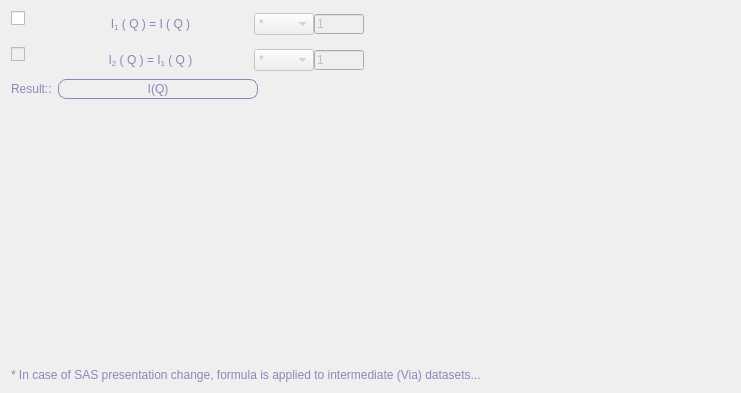
         <widget class="QWidget" name="page_3">
          <property name="geometry">
           <rect>
            <x>0</x>
            <y>0</y>
            <width>741</width>
            <height>393</height>
           </rect>
          </property>
          <attribute name="label">
           <string>Mathematic</string>
          </attribute>
          <layout class="QVBoxLayout" name="verticalLayout_13">
           <item>
            <layout class="QHBoxLayout" name="horizontalLayout_4">
             <item>
              <layout class="QFormLayout" name="formLayout">
               <property name="horizontalSpacing">
                <number>20</number>
               </property>
               <property name="verticalSpacing">
                <number>10</number>
               </property>
               <property name="rightMargin">
                <number>5</number>
               </property>
               <item row="0" column="0">
                <widget class="QCheckBox" name="checkBoxMath">
                 <property name="text">
                  <string/>
                 </property>
                </widget>
               </item>
               <item row="0" column="1">
                <layout class="QHBoxLayout" name="_14">
                 <property name="leftMargin">
                  <number>2</number>
                 </property>
                 <property name="topMargin">
                  <number>2</number>
                 </property>
                 <property name="rightMargin">
                  <number>2</number>
                 </property>
                 <property name="bottomMargin">
                  <number>2</number>
                 </property>
                 <item>
                  <widget class="QLabel" name="textLabelPresVia_2">
                   <property name="minimumSize">
                    <size>
                     <width>105</width>
                     <height>0</height>
                    </size>
                   </property>
                   <property name="palette">
                    <palette>
                     <active>
                      <colorrole role="WindowText">
                       <brush brushstyle="SolidPattern">
                        <color alpha="255">
                         <red>137</red>
                         <green>137</green>
                         <blue>183</blue>
                        </color>
                       </brush>
                      </colorrole>
                     </active>
                     <inactive>
                      <colorrole role="WindowText">
                       <brush brushstyle="SolidPattern">
                        <color alpha="255">
                         <red>137</red>
                         <green>137</green>
                         <blue>183</blue>
                        </color>
                       </brush>
                      </colorrole>
                     </inactive>
                     <disabled>
                      <colorrole role="WindowText">
                       <brush brushstyle="SolidPattern">
                        <color alpha="255">
                         <red>128</red>
                         <green>128</green>
                         <blue>128</blue>
                        </color>
                       </brush>
                      </colorrole>
                     </disabled>
                    </palette>
                   </property>
                   <property name="text">
                    <string>&lt;html&gt;&lt;head/&gt;&lt;body&gt;&lt;p&gt;&lt;span style=&quot; color:#8989b7;&quot;&gt;I&lt;/span&gt;&lt;span style=&quot; color:#8989b7; vertical-align:sub;&quot;&gt;1&lt;/span&gt;&lt;span style=&quot; color:#8989b7;&quot;&gt; ( Q ) = I ( Q )&lt;/span&gt;&lt;/p&gt;&lt;/body&gt;&lt;/html&gt;</string>
                   </property>
                   <property name="alignment">
                    <set>Qt::AlignCenter</set>
                   </property>
                   <property name="wordWrap">
                    <bool>true</bool>
                   </property>
                  </widget>
                 </item>
                 <item>
                  <widget class="QComboBox" name="comboBoxMath">
                   <property name="enabled">
                    <bool>false</bool>
                   </property>
                   <property name="sizePolicy">
                    <sizepolicy hsizetype="Fixed" vsizetype="Fixed">
                     <horstretch>0</horstretch>
                     <verstretch>0</verstretch>
                    </sizepolicy>
                   </property>
                   <property name="minimumSize">
                    <size>
                     <width>60</width>
                     <height>0</height>
                    </size>
                   </property>
                   <property name="maximumSize">
                    <size>
                     <width>60</width>
                     <height>25</height>
                    </size>
                   </property>
                   <property name="currentIndex">
                    <number>2</number>
                   </property>
                   <item>
                    <property name="text">
                     <string>+</string>
                    </property>
                   </item>
                   <item>
                    <property name="text">
                     <string>-</string>
                    </property>
                   </item>
                   <item>
                    <property name="text">
                     <string>*</string>
                    </property>
                   </item>
                   <item>
                    <property name="text">
                     <string>/</string>
                    </property>
                   </item>
                  </widget>
                 </item>
                 <item>
                  <widget class="QLineEdit" name="lineEditMath">
                   <property name="enabled">
                    <bool>false</bool>
                   </property>
                   <property name="minimumSize">
                    <size>
                     <width>50</width>
                     <height>0</height>
                    </size>
                   </property>
                   <property name="maximumSize">
                    <size>
                     <width>50</width>
                     <height>20</height>
                    </size>
                   </property>
                   <property name="text">
                    <string>1</string>
                   </property>
                  </widget>
                 </item>
                </layout>
               </item>
               <item row="1" column="0">
                <widget class="QCheckBox" name="checkBoxMath2">
                 <property name="enabled">
                  <bool>false</bool>
                 </property>
                 <property name="text">
                  <string/>
                 </property>
                </widget>
               </item>
               <item row="1" column="1">
                <layout class="QHBoxLayout" name="_27">
                 <property name="leftMargin">
                  <number>2</number>
                 </property>
                 <property name="topMargin">
                  <number>2</number>
                 </property>
                 <property name="rightMargin">
                  <number>2</number>
                 </property>
                 <property name="bottomMargin">
                  <number>2</number>
                 </property>
                 <item>
                  <widget class="QLabel" name="textLabelPresVia_2_2">
                   <property name="minimumSize">
                    <size>
                     <width>105</width>
                     <height>0</height>
                    </size>
                   </property>
                   <property name="text">
                    <string>&lt;html&gt;&lt;head/&gt;&lt;body&gt;&lt;p&gt;&lt;span style=&quot; color:#8989b7;&quot;&gt;I&lt;/span&gt;&lt;span style=&quot; color:#8989b7; vertical-align:sub;&quot;&gt;2&lt;/span&gt;&lt;span style=&quot; color:#8989b7;&quot;&gt; ( Q ) = I&lt;/span&gt;&lt;span style=&quot; color:#8989b7; vertical-align:sub;&quot;&gt;1&lt;/span&gt;&lt;span style=&quot; color:#8989b7;&quot;&gt; ( Q )&lt;/span&gt;&lt;/p&gt;&lt;/body&gt;&lt;/html&gt;</string>
                   </property>
                   <property name="alignment">
                    <set>Qt::AlignCenter</set>
                   </property>
                   <property name="wordWrap">
                    <bool>true</bool>
                   </property>
                  </widget>
                 </item>
                 <item>
                  <widget class="QComboBox" name="comboBoxMath2">
                   <property name="enabled">
                    <bool>false</bool>
                   </property>
                   <property name="minimumSize">
                    <size>
                     <width>60</width>
                     <height>0</height>
                    </size>
                   </property>
                   <property name="maximumSize">
                    <size>
                     <width>60</width>
                     <height>25</height>
                    </size>
                   </property>
                   <property name="currentIndex">
                    <number>2</number>
                   </property>
                   <item>
                    <property name="text">
                     <string>+</string>
                    </property>
                   </item>
                   <item>
                    <property name="text">
                     <string>-</string>
                    </property>
                   </item>
                   <item>
                    <property name="text">
                     <string>*</string>
                    </property>
                   </item>
                   <item>
                    <property name="text">
                     <string>/</string>
                    </property>
                   </item>
                  </widget>
                 </item>
                 <item>
                  <widget class="QLineEdit" name="lineEditMath2">
                   <property name="enabled">
                    <bool>false</bool>
                   </property>
                   <property name="minimumSize">
                    <size>
                     <width>50</width>
                     <height>0</height>
                    </size>
                   </property>
                   <property name="maximumSize">
                    <size>
                     <width>50</width>
                     <height>20</height>
                    </size>
                   </property>
                   <property name="text">
                    <string>1</string>
                   </property>
                  </widget>
                 </item>
                </layout>
               </item>
              </layout>
             </item>
             <item>
              <spacer name="horizontalSpacer_4">
               <property name="orientation">
                <enum>Qt::Horizontal</enum>
               </property>
               <property name="sizeHint" stdset="0">
                <size>
                 <width>1</width>
                 <height>20</height>
                </size>
               </property>
              </spacer>
             </item>
            </layout>
           </item>
           <item>
            <layout class="QHBoxLayout" name="horizontalLayout_5">
             <item>
              <widget class="QLabel" name="textLabel1_4">
               <property name="minimumSize">
                <size>
                 <width>0</width>
                 <height>20</height>
                </size>
               </property>
               <property name="palette">
                <palette>
                 <active>
                  <colorrole role="WindowText">
                   <brush brushstyle="SolidPattern">
                    <color alpha="255">
                     <red>137</red>
                     <green>137</green>
                     <blue>183</blue>
                    </color>
                   </brush>
                  </colorrole>
                 </active>
                 <inactive>
                  <colorrole role="WindowText">
                   <brush brushstyle="SolidPattern">
                    <color alpha="255">
                     <red>137</red>
                     <green>137</green>
                     <blue>183</blue>
                    </color>
                   </brush>
                  </colorrole>
                 </inactive>
                 <disabled>
                  <colorrole role="WindowText">
                   <brush brushstyle="SolidPattern">
                    <color alpha="255">
                     <red>128</red>
                     <green>128</green>
                     <blue>128</blue>
                    </color>
                   </brush>
                  </colorrole>
                 </disabled>
                </palette>
               </property>
               <property name="text">
                <string>&lt;html&gt;&lt;head/&gt;&lt;body&gt;&lt;p&gt;&lt;span style=&quot; color:#8989b7;&quot;&gt;Result::&lt;/span&gt;&lt;/p&gt;&lt;/body&gt;&lt;/html&gt;</string>
               </property>
               <property name="wordWrap">
                <bool>false</bool>
               </property>
              </widget>
             </item>
             <item>
              <widget class="QLabel" name="textLabelMath">
               <property name="sizePolicy">
                <sizepolicy hsizetype="Preferred" vsizetype="Fixed">
                 <horstretch>0</horstretch>
                 <verstretch>0</verstretch>
                </sizepolicy>
               </property>
               <property name="minimumSize">
                <size>
                 <width>200</width>
                 <height>20</height>
                </size>
               </property>
               <property name="palette">
                <palette>
                 <active>
                  <colorrole role="WindowText">
                   <brush brushstyle="SolidPattern">
                    <color alpha="255">
                     <red>0</red>
                     <green>0</green>
                     <blue>0</blue>
                    </color>
                   </brush>
                  </colorrole>
                  <colorrole role="Button">
                   <brush brushstyle="SolidPattern">
                    <color alpha="255">
                     <red>137</red>
                     <green>137</green>
                     <blue>183</blue>
                    </color>
                   </brush>
                  </colorrole>
                  <colorrole role="Light">
                   <brush brushstyle="SolidPattern">
                    <color alpha="255">
                     <red>211</red>
                     <green>211</green>
                     <blue>255</blue>
                    </color>
                   </brush>
                  </colorrole>
                  <colorrole role="Midlight">
                   <brush brushstyle="SolidPattern">
                    <color alpha="255">
                     <red>174</red>
                     <green>174</green>
                     <blue>219</blue>
                    </color>
                   </brush>
                  </colorrole>
                  <colorrole role="Dark">
                   <brush brushstyle="SolidPattern">
                    <color alpha="255">
                     <red>68</red>
                     <green>68</green>
                     <blue>91</blue>
                    </color>
                   </brush>
                  </colorrole>
                  <colorrole role="Mid">
                   <brush brushstyle="SolidPattern">
                    <color alpha="255">
                     <red>91</red>
                     <green>91</green>
                     <blue>122</blue>
                    </color>
                   </brush>
                  </colorrole>
                  <colorrole role="Text">
                   <brush brushstyle="SolidPattern">
                    <color alpha="255">
                     <red>0</red>
                     <green>0</green>
                     <blue>0</blue>
                    </color>
                   </brush>
                  </colorrole>
                  <colorrole role="BrightText">
                   <brush brushstyle="SolidPattern">
                    <color alpha="255">
                     <red>255</red>
                     <green>255</green>
                     <blue>255</blue>
                    </color>
                   </brush>
                  </colorrole>
                  <colorrole role="ButtonText">
                   <brush brushstyle="SolidPattern">
                    <color alpha="255">
                     <red>0</red>
                     <green>0</green>
                     <blue>0</blue>
                    </color>
                   </brush>
                  </colorrole>
                  <colorrole role="Base">
                   <brush brushstyle="SolidPattern">
                    <color alpha="255">
                     <red>255</red>
                     <green>255</green>
                     <blue>255</blue>
                    </color>
                   </brush>
                  </colorrole>
                  <colorrole role="Window">
                   <brush brushstyle="SolidPattern">
                    <color alpha="255">
                     <red>137</red>
                     <green>137</green>
                     <blue>183</blue>
                    </color>
                   </brush>
                  </colorrole>
                  <colorrole role="Shadow">
                   <brush brushstyle="SolidPattern">
                    <color alpha="255">
                     <red>0</red>
                     <green>0</green>
                     <blue>0</blue>
                    </color>
                   </brush>
                  </colorrole>
                  <colorrole role="AlternateBase">
                   <brush brushstyle="SolidPattern">
                    <color alpha="255">
                     <red>196</red>
                     <green>196</green>
                     <blue>219</blue>
                    </color>
                   </brush>
                  </colorrole>
                  <colorrole role="ToolTipBase">
                   <brush brushstyle="SolidPattern">
                    <color alpha="255">
                     <red>255</red>
                     <green>255</green>
                     <blue>220</blue>
                    </color>
                   </brush>
                  </colorrole>
                  <colorrole role="ToolTipText">
                   <brush brushstyle="SolidPattern">
                    <color alpha="255">
                     <red>0</red>
                     <green>0</green>
                     <blue>0</blue>
                    </color>
                   </brush>
                  </colorrole>
                 </active>
                 <inactive>
                  <colorrole role="WindowText">
                   <brush brushstyle="SolidPattern">
                    <color alpha="255">
                     <red>0</red>
                     <green>0</green>
                     <blue>0</blue>
                    </color>
                   </brush>
                  </colorrole>
                  <colorrole role="Button">
                   <brush brushstyle="SolidPattern">
                    <color alpha="255">
                     <red>137</red>
                     <green>137</green>
                     <blue>183</blue>
                    </color>
                   </brush>
                  </colorrole>
                  <colorrole role="Light">
                   <brush brushstyle="SolidPattern">
                    <color alpha="255">
                     <red>211</red>
                     <green>211</green>
                     <blue>255</blue>
                    </color>
                   </brush>
                  </colorrole>
                  <colorrole role="Midlight">
                   <brush brushstyle="SolidPattern">
                    <color alpha="255">
                     <red>174</red>
                     <green>174</green>
                     <blue>219</blue>
                    </color>
                   </brush>
                  </colorrole>
                  <colorrole role="Dark">
                   <brush brushstyle="SolidPattern">
                    <color alpha="255">
                     <red>68</red>
                     <green>68</green>
                     <blue>91</blue>
                    </color>
                   </brush>
                  </colorrole>
                  <colorrole role="Mid">
                   <brush brushstyle="SolidPattern">
                    <color alpha="255">
                     <red>91</red>
                     <green>91</green>
                     <blue>122</blue>
                    </color>
                   </brush>
                  </colorrole>
                  <colorrole role="Text">
                   <brush brushstyle="SolidPattern">
                    <color alpha="255">
                     <red>0</red>
                     <green>0</green>
                     <blue>0</blue>
                    </color>
                   </brush>
                  </colorrole>
                  <colorrole role="BrightText">
                   <brush brushstyle="SolidPattern">
                    <color alpha="255">
                     <red>255</red>
                     <green>255</green>
                     <blue>255</blue>
                    </color>
                   </brush>
                  </colorrole>
                  <colorrole role="ButtonText">
                   <brush brushstyle="SolidPattern">
                    <color alpha="255">
                     <red>0</red>
                     <green>0</green>
                     <blue>0</blue>
                    </color>
                   </brush>
                  </colorrole>
                  <colorrole role="Base">
                   <brush brushstyle="SolidPattern">
                    <color alpha="255">
                     <red>255</red>
                     <green>255</green>
                     <blue>255</blue>
                    </color>
                   </brush>
                  </colorrole>
                  <colorrole role="Window">
                   <brush brushstyle="SolidPattern">
                    <color alpha="255">
                     <red>137</red>
                     <green>137</green>
                     <blue>183</blue>
                    </color>
                   </brush>
                  </colorrole>
                  <colorrole role="Shadow">
                   <brush brushstyle="SolidPattern">
                    <color alpha="255">
                     <red>0</red>
                     <green>0</green>
                     <blue>0</blue>
                    </color>
                   </brush>
                  </colorrole>
                  <colorrole role="AlternateBase">
                   <brush brushstyle="SolidPattern">
                    <color alpha="255">
                     <red>196</red>
                     <green>196</green>
                     <blue>219</blue>
                    </color>
                   </brush>
                  </colorrole>
                  <colorrole role="ToolTipBase">
                   <brush brushstyle="SolidPattern">
                    <color alpha="255">
                     <red>255</red>
                     <green>255</green>
                     <blue>220</blue>
                    </color>
                   </brush>
                  </colorrole>
                  <colorrole role="ToolTipText">
                   <brush brushstyle="SolidPattern">
                    <color alpha="255">
                     <red>0</red>
                     <green>0</green>
                     <blue>0</blue>
                    </color>
                   </brush>
                  </colorrole>
                 </inactive>
                 <disabled>
                  <colorrole role="WindowText">
                   <brush brushstyle="SolidPattern">
                    <color alpha="255">
                     <red>68</red>
                     <green>68</green>
                     <blue>91</blue>
                    </color>
                   </brush>
                  </colorrole>
                  <colorrole role="Button">
                   <brush brushstyle="SolidPattern">
                    <color alpha="255">
                     <red>137</red>
                     <green>137</green>
                     <blue>183</blue>
                    </color>
                   </brush>
                  </colorrole>
                  <colorrole role="Light">
                   <brush brushstyle="SolidPattern">
                    <color alpha="255">
                     <red>211</red>
                     <green>211</green>
                     <blue>255</blue>
                    </color>
                   </brush>
                  </colorrole>
                  <colorrole role="Midlight">
                   <brush brushstyle="SolidPattern">
                    <color alpha="255">
                     <red>174</red>
                     <green>174</green>
                     <blue>219</blue>
                    </color>
                   </brush>
                  </colorrole>
                  <colorrole role="Dark">
                   <brush brushstyle="SolidPattern">
                    <color alpha="255">
                     <red>68</red>
                     <green>68</green>
                     <blue>91</blue>
                    </color>
                   </brush>
                  </colorrole>
                  <colorrole role="Mid">
                   <brush brushstyle="SolidPattern">
                    <color alpha="255">
                     <red>91</red>
                     <green>91</green>
                     <blue>122</blue>
                    </color>
                   </brush>
                  </colorrole>
                  <colorrole role="Text">
                   <brush brushstyle="SolidPattern">
                    <color alpha="255">
                     <red>68</red>
                     <green>68</green>
                     <blue>91</blue>
                    </color>
                   </brush>
                  </colorrole>
                  <colorrole role="BrightText">
                   <brush brushstyle="SolidPattern">
                    <color alpha="255">
                     <red>255</red>
                     <green>255</green>
                     <blue>255</blue>
                    </color>
                   </brush>
                  </colorrole>
                  <colorrole role="ButtonText">
                   <brush brushstyle="SolidPattern">
                    <color alpha="255">
                     <red>68</red>
                     <green>68</green>
                     <blue>91</blue>
                    </color>
                   </brush>
                  </colorrole>
                  <colorrole role="Base">
                   <brush brushstyle="SolidPattern">
                    <color alpha="255">
                     <red>137</red>
                     <green>137</green>
                     <blue>183</blue>
                    </color>
                   </brush>
                  </colorrole>
                  <colorrole role="Window">
                   <brush brushstyle="SolidPattern">
                    <color alpha="255">
                     <red>137</red>
                     <green>137</green>
                     <blue>183</blue>
                    </color>
                   </brush>
                  </colorrole>
                  <colorrole role="Shadow">
                   <brush brushstyle="SolidPattern">
                    <color alpha="255">
                     <red>0</red>
                     <green>0</green>
                     <blue>0</blue>
                    </color>
                   </brush>
                  </colorrole>
                  <colorrole role="AlternateBase">
                   <brush brushstyle="SolidPattern">
                    <color alpha="255">
                     <red>137</red>
                     <green>137</green>
                     <blue>183</blue>
                    </color>
                   </brush>
                  </colorrole>
                  <colorrole role="ToolTipBase">
                   <brush brushstyle="SolidPattern">
                    <color alpha="255">
                     <red>255</red>
                     <green>255</green>
                     <blue>220</blue>
                    </color>
                   </brush>
                  </colorrole>
                  <colorrole role="ToolTipText">
                   <brush brushstyle="SolidPattern">
                    <color alpha="255">
                     <red>0</red>
                     <green>0</green>
                     <blue>0</blue>
                    </color>
                   </brush>
                  </colorrole>
                 </disabled>
                </palette>
               </property>
               <property name="styleSheet">
                <string notr="true">border: 1px solid rgb(137, 137, 183); border-radius: 8px;</string>
               </property>
               <property name="frameShape">
                <enum>QFrame::Box</enum>
               </property>
               <property name="text">
                <string>&lt;html&gt;&lt;head/&gt;&lt;body&gt;&lt;p&gt;&lt;span style=&quot; color:#8989b7;&quot;&gt;I(Q)&lt;/span&gt;&lt;/p&gt;&lt;/body&gt;&lt;/html&gt;</string>
               </property>
               <property name="alignment">
                <set>Qt::AlignCenter</set>
               </property>
               <property name="wordWrap">
                <bool>false</bool>
               </property>
              </widget>
             </item>
             <item>
              <spacer name="horizontalSpacer_5">
               <property name="orientation">
                <enum>Qt::Horizontal</enum>
               </property>
               <property name="sizeHint" stdset="0">
                <size>
                 <width>1</width>
                 <height>20</height>
                </size>
               </property>
              </spacer>
             </item>
            </layout>
           </item>
           <item>
            <spacer name="verticalSpacer_2">
             <property name="orientation">
              <enum>Qt::Vertical</enum>
             </property>
             <property name="sizeHint" stdset="0">
              <size>
               <width>20</width>
               <height>1</height>
              </size>
             </property>
            </spacer>
           </item>
           <item>
            <widget class="QLabel" name="textLabel6_5">
             <property name="sizePolicy">
              <sizepolicy hsizetype="Expanding" vsizetype="Fixed">
               <horstretch>0</horstretch>
               <verstretch>0</verstretch>
              </sizepolicy>
             </property>
             <property name="text">
              <string>&lt;html&gt;&lt;head/&gt;&lt;body&gt;&lt;p&gt;&lt;span style=&quot; color:#8989b7;&quot;&gt;* In case of SAS presentation change, formula is applied to intermediate (Via) datasets...&lt;/span&gt;&lt;/p&gt;&lt;/body&gt;&lt;/html&gt;</string>
             </property>
             <property name="wordWrap">
              <bool>true</bool>
             </property>
            </widget>
           </item>
          </layout>
         </widget>
